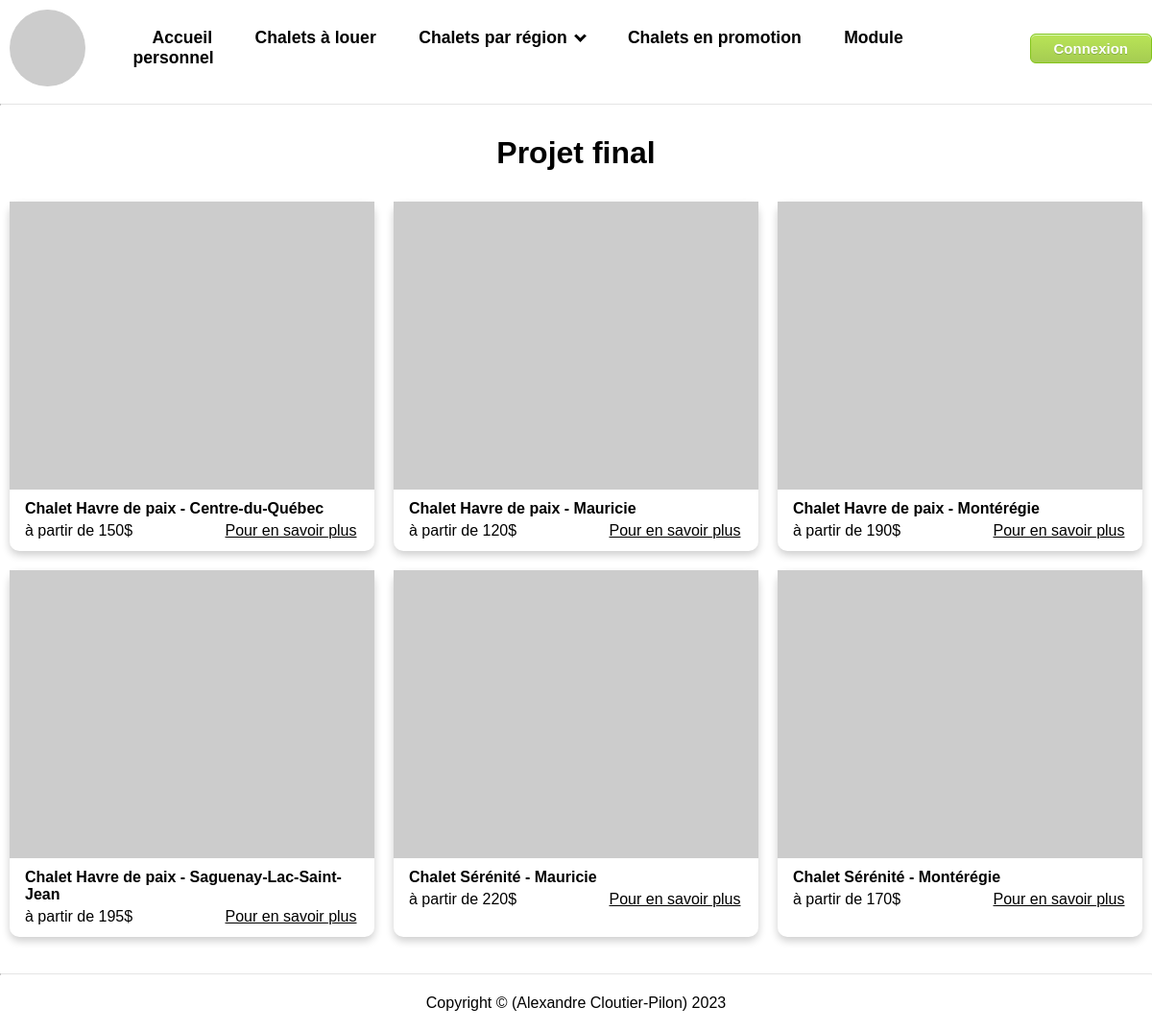
The page / on the database its author committed.
### tables this page shows
CREATE TABLE `chalets` (
  `id` int NOT NULL,
  `nom` varchar(50) NOT NULL,
  `description` text NOT NULL,
  `personnes_max` int NOT NULL,
  `prix_haute_saison` int NOT NULL,
  `prix_basse_saison` int NOT NULL,
  `actif` tinyint(1) NOT NULL,
  `promo` tinyint(1) NOT NULL,
  `date_inscription` date NOT NULL,
  `fk_region` int NOT NULL,
  `id_picsum` int NOT NULL
);

### controlleurs/chalets.php (called while the page is built, shortened)
<?php
require_once './modeles/chalets.php';
class ControlleurChalet {
    function afficherAccueil(){
        $chalets = modele_chalet::Obtenir6_actif_promo();
        require './vues/chalets/cartChalet.php';
    }
}
?>

### modeles/chalets.php (called while the page is built, shortened)
<?php
class modele_chalet {
    public function __construct($id, $nom, $description, $personnes_max, $prix_haute_saison, $prix_basse_saison, $actif, $promo, $date_inscription, $fk_region, $id_picsum) {
        $this->id = $id;
        $this->nom = $nom;
        $this->prix_basse_saison = $prix_basse_saison;
        $this->id_picsum = $id_picsum;
    }
    static function connecter() {
        $mysqli = new mysqli(Db::$host, Db::$username, Db::$password, Db::$database);
        return $mysqli;
    }
    public static function Obtenir6_actif_promo(){
        $liste = [];
        $mysqli = self::connecter();
        $resultatRequete = $mysqli->query("SELECT * FROM chalets WHERE actif=1 AND promo=1 ORDER BY date_inscription LIMIT 6");
        foreach ($resultatRequete as $enregistrement) {
            $liste[] = new modele_chalet($enregistrement['id'], $enregistrement['nom'], $enregistrement['description'], $enregistrement['personnes_max'], $enregistrement['prix_haute_saison'], $enregistrement['prix_basse_saison'], $enregistrement['actif'], $enregistrement['promo'], $enregistrement['date_inscription'], $enregistrement['fk_region'], $enregistrement['id_picsum']);
        }
        return $liste;
    }
}
?>

### vues/chalets/cartChalet.php (the view)
<div class="flex">
    <?php
        foreach ($chalets as $chalet) {
    ?>
    <div class="card">
        <img src="https://picsum.photos/id/<?= $chalet->id_picsum ?>/500" alt="Chalet <?= $chalet->nom ?>">
        <div class="container">
          <h4><?= $chalet->nom ?></h4>
          <span>à partir de <?= $chalet->prix_basse_saison ?>$ </span>
          <a href="fiche_chalet.php?id=<?= $chalet->id ?>">Pour en savoir plus</a>
        </div>
    </div>
    <?php
        }
    ?>
</div>

### include/header.php (shortened to what this page needs)
<!DOCTYPE html>
<html lang="fr-CA">
<head>
  <link rel="stylesheet" href="css/styles.css">
</head>
<body class="light-mode">
  <header>
    <nav>
      <img src="https://picsum.photos/id/13/80" alt="logo">
      <ul>
          <li><a href="index.php">Accueil</a></li>
          <li><a href="liste_chalets.php">Chalets à louer</a></li>
          <li>
            <a href="#">Chalets par région &nbsp;<i class="arrow down"></i></a>
          </li>
          <li><a href="liste_chalets_en_promotion.php">Chalets en promotion</a></li>
          <li><a href="module_personnel.php">Module personnel</a></li>
      </ul>
      <? require 'vues/authentification/formulaire_authentification.php'; ?>
    </nav>
    <hr>
  </header>

### vues/authentification/formulaire_authentification.php (shortened to what this page needs)
<?php if(!isset($_SESSION["utilisateur"])) { ?>
    <button onclick="document.getElementById('dialog_login').showModal();">Connexion</button>
<?php } else { ?>
    <form method="POST">
        <button name="boutonDeconnexion" type="submit">Déconnexion</button>
    </form>
<?php } ?>

### index.php (shortened to what this page needs)
<?php include_once(__DIR__ . '/include/header.php');
  include_once 'controlleurs/chalets.php'
?>
<main>
    <h1>Projet final</h1>
  <?php
        $ControlleurChalet = new ControlleurChalet;
        $ControlleurChalet->afficherAccueil();
  ?>
</main>
<?php include_once(__DIR__ . '/include/footer.php'); ?>

### include/footer.php
  <footer>
    <hr>
    Copyright &copy; (Alexandre Cloutier-Pilon) 2023
  </footer>
</body>
</html>

### css/styles.css (style rules this page uses)
html { margin:0; padding:0 }
body { margin: 100px 0 0 0; padding: 20px 0; font-family: Arial, sans-serif; }
.light-mode, .light-mode a, .light-mode header { background-color: white; color: black; }
header img { width: 80px; height: 80px; border-radius: 50%; margin:10px }
header { position: fixed; top: 0; left: 0; right: 0; height: 120px; }
header nav { display: flex; align-items: center; }
header ul li { display: inline; }
header li { margin: 20px; position: relative; }
header li a { text-decoration: none; }
header nav a { font-weight: bold; font-size: 110%; }
.arrow { border: solid ; border-width: 0 3px 3px 0; display: inline-block; padding: 3px; margin-bottom:3px; }
.down { transform: rotate(45deg); -webkit-transform: rotate(45deg); }
main { margin:auto; max-width:1200px; }
main h1, main>p, footer { text-align:center; }
footer { padding-top:20px }
footer hr { margin-bottom: 20px; }
hr { border-top: 1px solid rgba(0, 0, 0, 0.1); border-bottom: 1px solid rgba(255, 255, 255, 0.3); }
.card { width:380px; border-radius: 10px; box-shadow: 0 4px 8px 0 rgba(0, 0, 0, 0.2); transition: 0.3s; margin:10px; }
.card img { width: 100%; height: 300px; object-fit: cover; }
.card .container { padding: 2px 16px; }
.card .container h4 { margin-top: 5px; margin-bottom: 5px; }
.card .container { margin-bottom: 10px; }
.card .container span { display: inline-block; margin: 0; min-width: 48%; }
.card .container a { display: inline-block; margin: 0; text-align: right; min-width:50%; }
.flex { display: flex; flex-direction: row; flex-wrap:wrap; }
button { box-shadow: inset 0px 1px 0px 0px #d9fbbe; background: linear-gradient(to bottom, #b8e356 5%, #a5cc52 100%); background-color: #b8e356; border-radius: 6px; border: 1px solid #83c41a; display: inline-block; cursor: pointer; color: #ffffff; font-family: Arial; font-size: 15px; font-weight: bold; padding: 6px 24px; text-decoration: none; text-shadow: 0px 1px 0px #86ae47; }

### rows shown on the page
chalets: nom "Chalet Havre de paix - Centre-du-Québec", prix_basse_saison "150"
chalets: nom "Chalet Havre de paix - Mauricie", prix_basse_saison "120"
chalets: nom "Chalet Havre de paix - Montérégie", prix_basse_saison "190"
chalets: nom "Chalet Havre de paix - Saguenay-Lac-Saint-Jean", prix_basse_saison "195"
chalets: nom "Chalet Sérénité - Mauricie", prix_basse_saison "220"
chalets: nom "Chalet Sérénité - Montérégie", prix_basse_saison "170"
